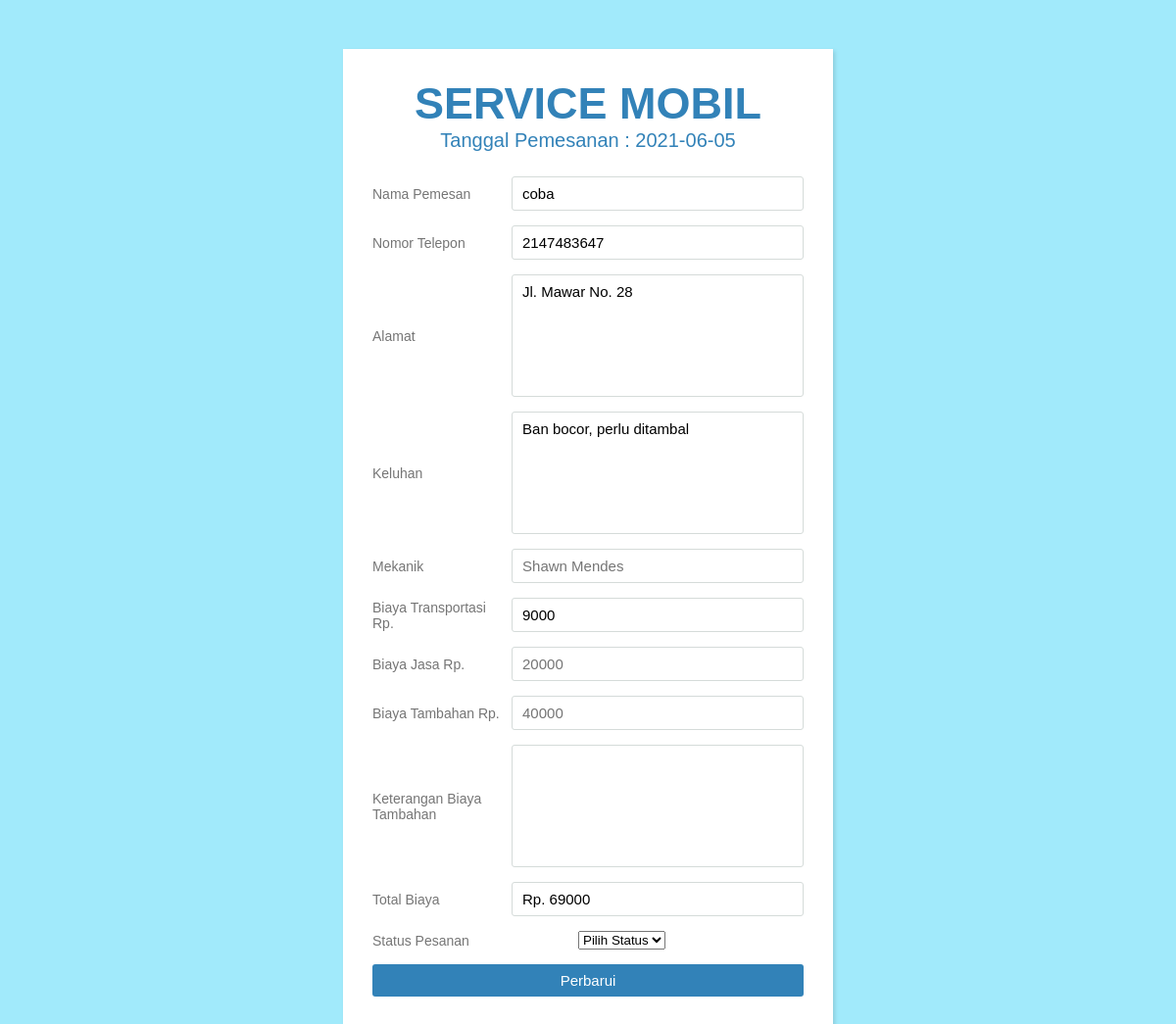
The app's page /admin/totalbiaya.php?id=13 with its own data.
### tables this page shows
CREATE TABLE `pemesanan` (
  `id_pemesanan` int(11) NOT NULL,
  `jenis_jasa` varchar(100) NOT NULL,
  `id_user` int(11) NOT NULL,
  `tanggal_pemesanan` date NOT NULL,
  `nama_pemesan` varchar(100) NOT NULL,
  `telepon_pemesan` int(15) NOT NULL,
  `alamat_pemesan` varchar(100) NOT NULL,
  `keluhan_pemesan` varchar(500) NOT NULL,
  `biaya_transport` int(11) NOT NULL,
  `biaya_jasa` int(100) NOT NULL,
  `biaya_tambahan` int(100) NOT NULL,
  `total_biaya` int(100) NOT NULL,
  `keterangan` varchar(1000) NOT NULL,
  `mekanik` varchar(1000) NOT NULL,
  `status_pemesanan` varchar(100) NOT NULL DEFAULT 'Pesanan Diterima'
);

### admin/totalbiaya.php (the view, shortened to what this page needs)
<?php
$id_pemesanan = $_GET['id'];
$koneksi = new mysqli("localhost","root","","erepair");
?>
<!DOCTYPE html>
<html>
<head>
	<link rel="stylesheet" type="text/css" href="css/totalbiaya.css">
</head>
<body>
         <?php
             $ambil = $koneksi->query("SELECT * FROM pemesanan WHERE id_pemesanan='$id_pemesanan'");
             $pecah = $ambil->fetch_assoc();
          ?>
    <div class="wrapper-detail">
       <form method="post">
        <div class="title">
        <h2><?php echo $pecah['jenis_jasa'];?></h2>
        <p>Tanggal Pemesanan : <?php echo $pecah['tanggal_pemesanan'];?></p>
        </div>
        <div class="form">
           <div class="inputfield">
              <label>Nama Pemesan</label>
              <input type="text" class="input"  readonly value="<?php echo $pecah['nama_pemesan'];?>" >
           </div>
          <div class="inputfield">
              <label>Nomor Telepon</label>
              <input type="number" class="input" readonly value="<?php echo $pecah['telepon_pemesan'];?>" >
           </div>
          <div class="inputfield">
              <label>Alamat</label>
              <textarea class="textarea" readonly><?php echo $pecah['alamat_pemesan'];?></textarea>
           </div>
           <div class="inputfield">
            <label>Keluhan</label>
            <textarea class="textarea" readonly><?php echo $pecah['keluhan_pemesan'];?></textarea>
         </div>
         <div class="inputfield">
            <label>Mekanik</label>
            <input type="text" name="mekanik"  placeholder="<?php echo $pecah['mekanik'];?>" class="input">
         </div>
         <div class="inputfield">
            <label>Biaya Transportasi Rp.</label>
            <input type="number" name="biayatransport" readonly value="<?php echo $pecah['biaya_transport'];?>" class="input">
         </div>
          <div class="inputfield">
              <label>Biaya Jasa Rp.</label>
              <input type="number" class="input" name="biayajasa"  placeholder="<?php echo $pecah['biaya_jasa'];?>">
           </div>
           <div class="inputfield">
              <label>Biaya Tambahan Rp.</label>
              <input type="number" class="input" name="biayatambahan" placeholder="<?php echo $pecah['biaya_tambahan'];?>">
           </div>
           <div class="inputfield">
            <label>Keterangan Biaya Tambahan</label>
            <textarea type="text" class="textarea" name ="keterangan" placeholder="<?php echo $pecah['keterangan'];?>"> </textarea>
         </div>
         <div class="inputfield">
            <label>Total Biaya</label>
            <input type="text"readonly value="Rp. <?php echo $pecah['total_biaya'];?>" class="input">
         </div>
         <div class="inputfield">
            <label>Status Pesanan</label>
            <select name="status">
            <option value="">Pilih Status</option>
            </select>
         </div>
          <div class="inputfield">
            <button type="submit" name="tambah" class="btn">Perbarui</button>
          </div>
        </div>
        </form>
    </div>
</body>
</html>

### admin/css/totalbiaya.css (style rules this page uses)
* { margin: 0; padding: 0; box-sizing: border-box; font-family: 'Montserrat', sans-serif; }
body { background: #a1eafb; padding: 0 10px; }
.wrapper-detail { max-width: 500px; width: 100%; background: #fff; margin: 50px auto; box-shadow: 2px 2px 4px rgba(0,0,0,0.125); padding: 30px; }
.wrapper-detail .title { font-size: 30px; font-weight: 700; margin-bottom: 25px; color: #3282b8; text-transform: uppercase; text-align: center; }
.wrapper-detail .title p { font-size: 20px; font-weight: 400; margin-bottom: 25px; color: #3282b8; text-transform: capitalize; text-align: center; }
.wrapper-detail .form { width: 100%; }
.wrapper-detail .form .inputfield { margin-bottom: 15px; display: flex; align-items: center; }
.wrapper-detail .form .inputfield label { width: 200px; color: #757575; margin-right: 10px; font-size: 14px; }
.wrapper-detail .form .inputfield .input, .wrapper-detail .form .inputfield .textarea { width: 100%; outline: none; border: 1px solid #d5dbd9; font-size: 15px; padding: 8px 10px; border-radius: 3px; transition: all 0.3s ease; }
.wrapper-detail .form .inputfield .textarea { width: 100%; height: 125px; resize: none; }
.wrapper-detail .form .inputfield .btn { width: 100%; padding: 8px 10px; font-size: 15px; border: 0px; background: #3282b8; color: #fff; cursor: pointer; border-radius: 3px; outline: none; }
.wrapper-detail .form .inputfield:last-child { margin-bottom: 0; }

### records on screen
pemesanan: jenis_jasa "SERVICE MOBIL", tanggal_pemesanan "2021-06-05", nama_pemesan "coba", telepon_pemesan "2147483647", alamat_pemesan "Jl. Mawar No. 28", keluhan_pemesan "Ban bocor, perlu ditambal", mekanik "Shawn Mendes", biayatransport "9000", biayajasa "20000", biayatambahan "40000", total_biaya "Rp. 69000"
